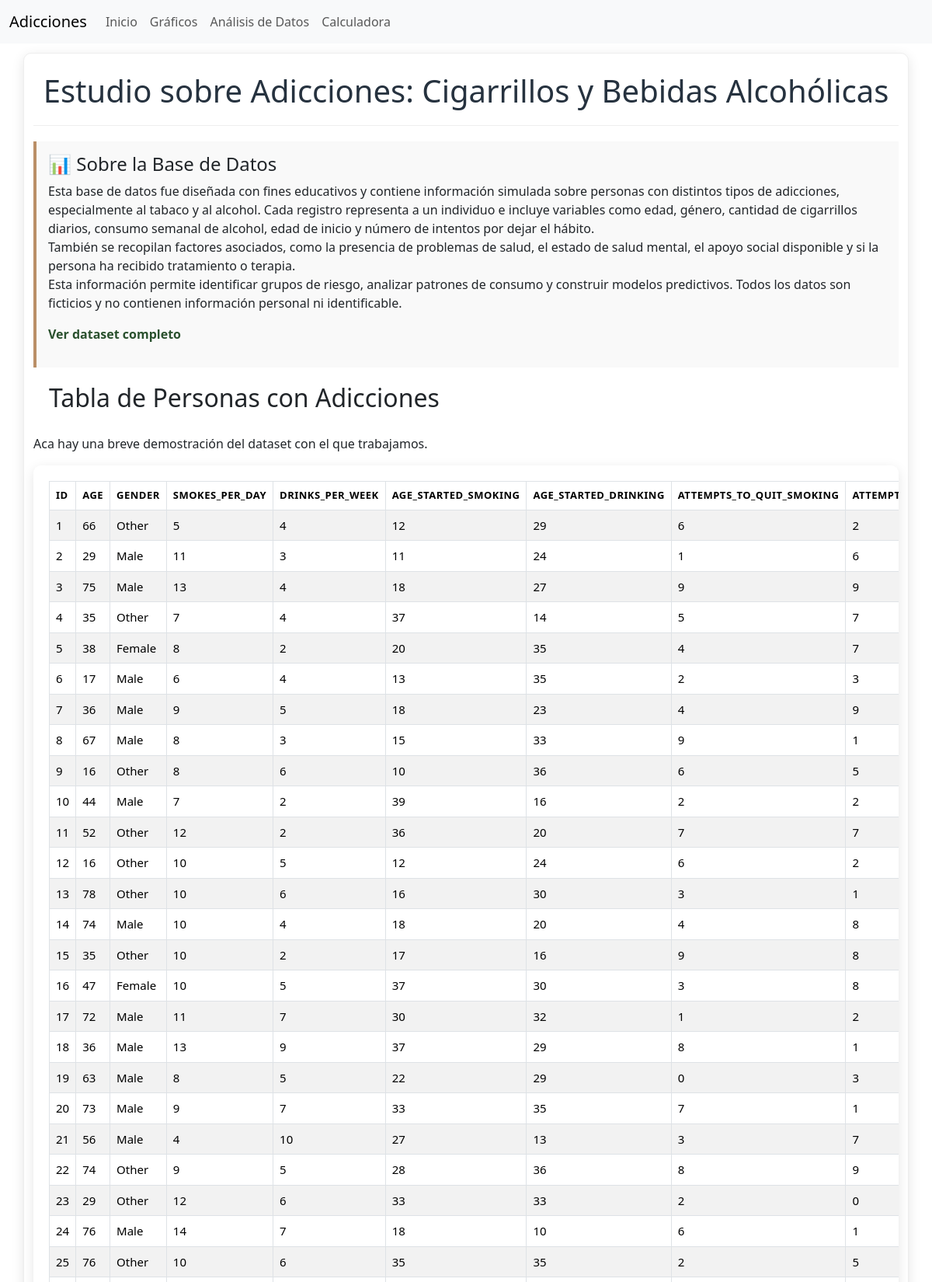
The page / (upper part) on the database its author committed.
### app.py (models this page shows)
class Persona(db.Model):
    id = db.Column(db.Integer, primary_key=True)
    age = db.Column(db.Integer)
    gender = db.Column(db.String(20))
    smokes_per_day = db.Column(db.Integer)
    drinks_per_week = db.Column(db.Integer)
    age_started_smoking = db.Column(db.Integer)
    age_started_drinking = db.Column(db.Integer)
    attempts_to_quit_smoking = db.Column(db.Integer)
    attempts_to_quit_drinking = db.Column(db.Integer)
    has_health_issues = db.Column(db.Boolean)
    mental_health_status = db.Column(db.String(50))
    social_support = db.Column(db.String(50))
    therapy_history = db.Column(db.String(50))

### app.py (the view)
@app.route('/')
def index():
    personas = Persona.query.limit(50).all()
    datos_cargados = len(personas) > 0
    return render_template('index.html', personas=personas, datos_cargados=datos_cargados)

### app.py (called while the page is built)
@app.before_request
def limpiar_una_vez():
    global inicializado
    if not inicializado:
        db.create_all()
        db.session.query(Persona).delete()
        db.session.commit()
        inicializado = True

### templates/index.html (shortened to what this page needs)
{% extends "base.html" %}
{% block content %}
<header>
    <h1 class="titulo_principal", id="inicio">Estudio sobre Adicciones: Cigarrillos y Bebidas Alcohólicas</h1>
</header>
<section class="descripcion">
    <h4>📊 Sobre la Base de Datos</h4>
    <p>
        Esta base de datos fue diseñada con fines educativos y contiene información simulada sobre personas con distintos tipos de adicciones, especialmente al tabaco y al alcohol. Cada registro representa a un individuo e incluye variables como edad, género, cantidad de cigarrillos diarios, consumo semanal de alcohol, edad de inicio y número de intentos por dejar el hábito.
        <br>También se recopilan factores asociados, como la presencia de problemas de salud, el estado de salud mental, el apoyo social disponible y si la persona ha recibido tratamiento o terapia.
        <br>Esta información permite identificar grupos de riesgo, analizar patrones de consumo y construir modelos predictivos. Todos los datos son ficticios y no contienen información personal ni identificable.
    </p>
    {% if datos_cargados %}
        <p><a href="{{ url_for('dataset_completo') }}", class="graficos-link">Ver dataset completo</a></p>
    {% endif %}
</section>
<section class="tabla-personas">
    <h2 id="dataset">Tabla de Personas con Adicciones</h2>
    {% if datos_cargados %}
        <p>Aca hay una breve demostración del dataset con el que trabajamos.</p>
        <div class="table-wrapper">
            <table class="table table-bordered table-striped">
                <thead>
                    <tr>
                        {% for col in personas[0].__table__.columns.keys() %}
                            <th>{{ col }}</th>
                        {% endfor %}
                    </tr>
                </thead>
                <tbody>
                    {% for persona in personas %}
                        <tr>
                            {% for col in persona.__table__.columns.keys() %}
                                <td>{{ persona[col] }}</td>
                            {% endfor %}
                        </tr>
                    {% endfor %}
                </tbody>
            </table>
        </div>
    {% endif %}
</section>
{% endblock %}

### templates/base.html (shortened to what this page needs)
<!DOCTYPE html>
<html lang="es">
<head>
    <link rel="stylesheet" href="{{ url_for('static', filename='css/style.css') }}">
    {% block head %}
    <link href="https://cdn.jsdelivr.net/npm/bootstrap@5.3.6/dist/css/bootstrap.min.css" rel="stylesheet">
    {% endblock %}
</head>
<body>
    <nav class="navbar navbar-expand-lg bg-body-tertiary fixed-top">
        <div class="container-fluid">
            <a class="navbar-brand" href="{{ url_for('index') }}">Adicciones</a>
            <div class="collapse navbar-collapse" id="navbarNav">
                <ul class="navbar-nav">
                    <li class="nav-item">
                        <a class="nav-link" href="{{ url_for('index') }}#inicio">Inicio</a>
                    </li>
                    <li class="nav-item">
                        <a class="nav-link" href="{{ url_for('index') }}#graficos">Gráficos</a>
                    </li>
                    <li class="nav-item">
                        <a class="nav-link" href="{{ url_for('index') }}#analisis_de_datos">Análisis de Datos</a>
                    </li>
                    <li class="nav-item">
                        <a class="nav-link" href= "{{ url_for('index') }} #calculadora">Calculadora</a>
                    </li>
                </ul>
            </div>
        </div>
    </nav>
    <main class="container mt-5 pt-4">
        {% block content %}{% endblock %}
    </main>
</body>
</html>

### static/css/style.css (style rules this page uses)
body { font-family: Arial, sans-serif; line-height: 1.6; margin: 0; padding: 20px; background-color: #f5f5f5; box-sizing: border-box; }
.container { max-width: 1200px; margin: 50px auto; padding: 20px; box-sizing: border-box; box-shadow: 0 4px 16px rgba(0, 0, 0, 0.1); background-color: white; border: 1px solid #eee; margin-bottom: 40px; border-radius: 10px; }
.titulo_principal { color: #26323f; text-align: center; padding-bottom: 20px; border-bottom: 1px solid #eee; }
.descripcion { background-color: #f9f9f9; padding: 15px; border-left: 4px solid #ba8f67; margin-top: 20px; }
#dataset { padding: 20px; }
.graficos-link { color: #2a512e; text-decoration: none; font-weight: bold; }
.table-wrapper { overflow-x: auto; background: white; padding: 20px; border-radius: 10px; box-shadow: 0 4px 16px rgba(0, 0, 0, 0.1); scrollbar-width: none; }
table { width: 100%; border-collapse: collapse; font-size: 15px; }
th, td { padding: 12px 14px; border-bottom: 1px solid #ddd; text-align: left; }
th { background-color: #3498db; color: white; text-transform: uppercase; font-size: 13px; letter-spacing: 0.5px; }
tr:nth-child(even) { background-color: #f5f8fa; }

### rows shown on the page
Persona: id "1" "66" "Other" "5" "4" "12" "29" "6" "2"
Persona: id "2" "29" "Male" "11" "3" "11" "24" "1" "6"
Persona: id "3" "75" "Male" "13" "4" "18" "27" "9" "9"
Persona: id "4" "35" "Other" "7" "4" "37" "14" "5" "7"
Persona: id "5" "38" "Female" "8" "2" "20" "35" "4" "7"
Persona: id "6" "17" "Male" "6" "4" "13" "35" "2" "3"
Persona: id "7" "36" "Male" "9" "5" "18" "23" "4" "9"
Persona: id "8" "67" "Male" "8" "3" "15" "33" "9" "1"
Persona: id "9" "16" "Other" "8" "6" "10" "36" "6" "5"
Persona: id "10" "44" "Male" "7" "2" "39" "16" "2" "2"
Persona: id "11" "52" "Other" "12" "2" "36" "20" "7" "7"
Persona: id "12" "16" "Other" "10" "5" "12" "24" "6" "2"
Persona: id "13" "78" "Other" "10" "6" "16" "30" "3" "1"
Persona: id "14" "74" "Male" "10" "4" "18" "20" "4" "8"
Persona: id "15" "35" "Other" "10" "2" "17" "16" "9" "8"
Persona: id "16" "47" "Female" "10" "5" "37" "30" "3" "8"
Persona: id "17" "72" "Male" "11" "7" "30" "32" "1" "2"
Persona: id "18" "36" "Male" "13" "9" "37" "29" "8" "1"
Persona: id "19" "63" "Male" "8" "5" "22" "29" "0" "3"
Persona: id "20" "73" "Male" "9" "7" "33" "35" "7" "1"
Persona: id "21" "56" "Male" "4" "10" "27" "13" "3" "7"
Persona: id "22" "74" "Other" "9" "5" "28" "36" "8" "9"
Persona: id "23" "29" "Other" "12" "6" "33" "33" "2" "0"
Persona: id "24" "76" "Male" "14" "7" "18" "10" "6" "1"
Persona: id "25" "76" "Other" "10" "6" "35" "35" "2" "5"

### other values the page prints
{{ col }} "ID" "AGE" "GENDER" "SMOKES_PER_DAY" "DRINKS_PER_WEEK" "AGE_STARTED_SMOKING" "AGE_STARTED_DRINKING" "ATTEMPTS_TO_QUIT_SMOKING"
